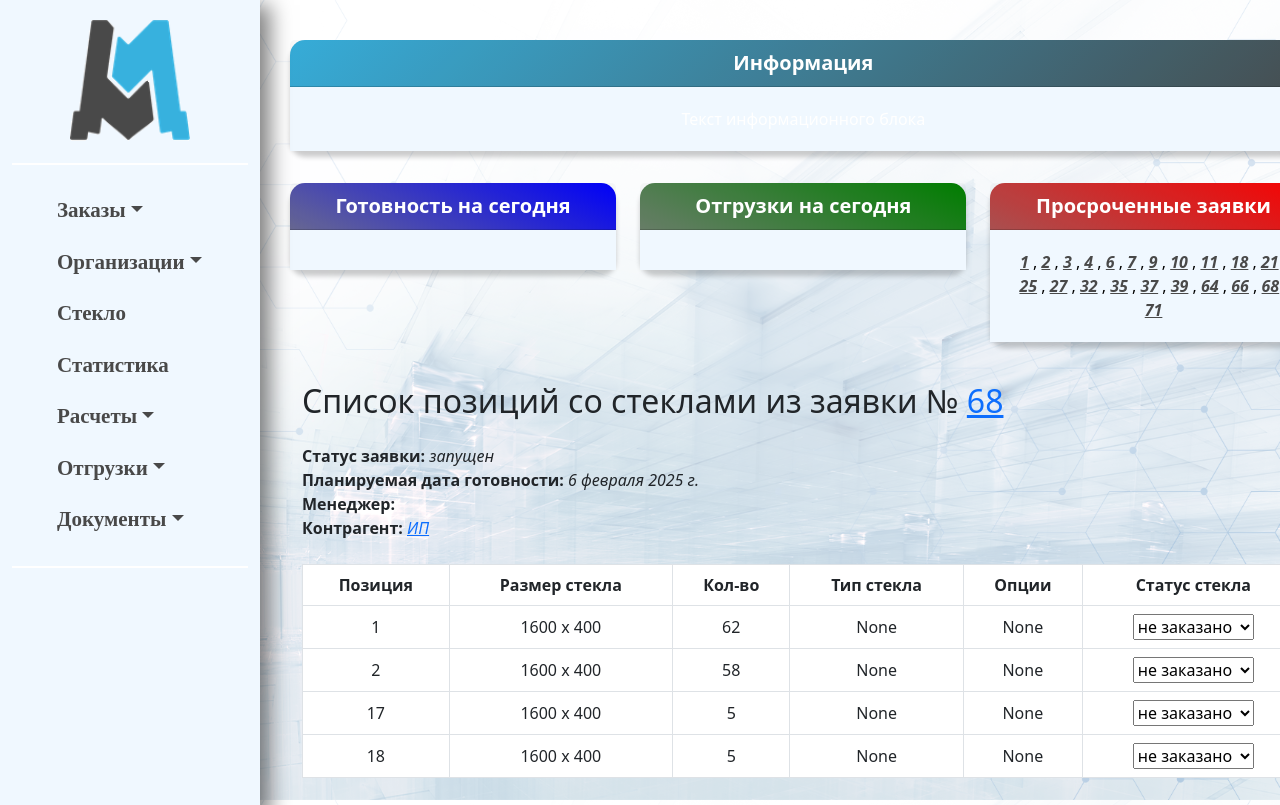
Screenshot of /erp_main/glass_info/68/ with the database file from the repository.
### erp_main/models.py (models this page shows, shortened)
class Order(models.Model):
    created_at = models.DateTimeField(auto_now_add=True)
    order_file = models.FileField(upload_to='uploads/')
    invoice = models.ForeignKey(Invoice, related_name='invoice', blank=True, null=True, on_delete=models.CASCADE)
    due_date = models.DateField(null=True, blank=True)
    comment = models.TextField(blank=True, null=True)
    def get_items_filtered(self):
        return self.items.exclude(p_status__in=['changed',])
    @property
    def status(self): # раскидываем позиции по статусам
        in_query = self.get_items_filtered().filter(p_status='in_query').aggregate(total=Sum('p_quantity'))['total'] or 0
        product = self.get_items_filtered().filter(p_status='product').aggregate(total=Sum('p_quantity'))['total'] or 0
        ready = self.get_items_filtered().filter(p_status='ready').aggregate(total=Sum('p_quantity'))['total'] or 0
        shipped = self.get_items_filtered().filter(p_status='shipped').aggregate(total=Sum('p_quantity'))['total'] or 0
        stopped = self.get_items_filtered().filter(p_status='stopped').aggregate(total=Sum('p_quantity'))['total'] or 0
        canceled = self.get_items_filtered().filter(p_status='canceled').aggregate(total=Sum('p_quantity'))['total'] or 0
        if in_query > 0 and product == 0 and ready == 0 and shipped == 0:
            return f'в очереди'
        elif in_query == 0 and product > 0 and ready == 0 and shipped == 0:
            return f'запущен'
        elif in_query == 0 and product == 0 and ready > 0 and shipped == 0:
            return f'готов'
        elif in_query == 0 and product == 0 and ready == 0 and shipped > 0:
            return f'отгружен'
        elif stopped > 0 and product == 0 and ready == 0 and shipped == 0:
            return f'остановлен'
        elif canceled > 0 and product == 0 and ready == 0 and shipped == 0:
            return f'отменен'
        else:
            return f'частично не готов' # дополнительная логика обработки заявок со смешанным статусом позиций

class Invoice(models.Model):
    number = models.CharField(max_length=5, blank=True, null=True)
    organization = models.ForeignKey(Organization, related_name='organization', on_delete=models.CASCADE)
    date = models.DateField()
    amount = models.IntegerField(default=0)
    payed_amount = models.IntegerField(default=0)
    shipping_amount = models.IntegerField(default=0)
    montage_amount = models.IntegerField(default=0)
    legal_entity = models.ForeignKey(LegalEntity, related_name='legal_entity', on_delete=models.CASCADE)
    invoice_file = models.FileField(upload_to='invoices/', blank=True, null=True)
    year = models.PositiveIntegerField(editable=False)
    is_paid = models.BooleanField(default=False, blank=True, null=True)
    change_date = models.DateField(blank=True, null=True)
    closing_document = models.FileField(upload_to='closing_documents/', blank=True, null=True)
    class Meta:
        constraints = [
            models.UniqueConstraint(fields=['number', 'legal_entity', 'year'], name='unique_field_combination')
        ]

class Organization(models.Model):
    FOOTING_CHOICES = (
        ('ustav', 'устава'),
        ('attorney', 'доверенности')
    )
    KIND_CHOICES = (
        ('ooo', 'ООО'),
        ('ao', 'АО'),
        ('zao', 'ЗАО'),
        ('ip', 'ИП'),
    )
    kind = models.CharField(max_length=100, blank=True, null=True, choices=KIND_CHOICES)
    phone_number = models.CharField(max_length=15, blank=True, null=True)
    name_fl = models.CharField(max_length=15, blank=True, null=True)
    user = models.ForeignKey(User, related_name='organizations', on_delete=models.CASCADE)
    ceo_footing = models.CharField(max_length=30, choices=FOOTING_CHOICES)
    name = models.CharField(max_length=100, blank=True, null=True)
    inn = models.CharField(max_length=15, blank=True, null=True)
    ogrn = models.CharField(max_length=15, blank=True, null=True)
    kpp = models.CharField(max_length=15, blank=True, null=True)
    r_s = models.CharField(max_length=25, blank=True, null=True)
    bank = models.CharField(max_length=300, blank=True, null=True)
    bik = models.CharField(max_length=10, blank=True, null=True)
    k_s = models.CharField(max_length=25, blank=True, null=True)
    address = models.CharField(max_length=150, blank=True, null=True)
    email = models.EmailField(blank=True, null=True)
    ceo_title = models.CharField(max_length=30, blank=True, null=True)
    ceo_name = models.CharField(max_length=150, blank=True, null=True)
    def __str__(self):
        if self.name_fl:
            return f'{self.name_fl} ({self.phone_number})'
        return self.name
    class Meta:
        verbose_name_plural = 'Организации'

class OrderItem(models.Model):
    KIND_CHOICE = (
        ('door', 'Дверь'),
        ('gate', 'Ворота'),
        ('hatch', 'Люк'),
        ('transom', 'Фрамуга'),
        ('dobor', 'Добор'),
        ('others', 'Прочее')
    )
    TYPE_CHOICE = (
        ('tech', 'тех.'),
        ('ei-60', 'EI-60'),
        ('eis-60', 'EIS-60'),
        ('eiws-60', 'EIWS-60'),
        ('flat', 'квартир.'),
        ('one_layer', 'однолист.'),
        ('revision', 'ревиз.')
    )
    CONSTRUCTION_CHOICE = (
        ('SK', 'старый конструктив'),
        ('NK', 'новый конструктив')
    )
    STATUS_CHOICE = (
        ('in_query', 'в очереди'),
        ('product', 'запущен'),
        ('ready', 'готов'),
        ('shipped', 'отгружен'),
        ('canceled', 'отменен'),
        ('stopped', 'остановлен'),
        ('changed', 'изменен'),
    )
    p_kind = models.CharField(max_length=100, null=True, choices=KIND_CHOICE, verbose_name='вид изделия')
    p_type = models.CharField(max_length=100, choices=TYPE_CHOICE, verbose_name='тип изделия')
    p_construction = models.CharField(max_length=100, choices=CONSTRUCTION_CHOICE, blank=True, null=True, verbose_name='конструктив изделия')
    p_width = models.IntegerField(default=0, verbose_name='ширина изделия')
    p_height = models.IntegerField(default=0, verbose_name='высота изделия')
    p_open = models.CharField(max_length=2, blank=True, null=True, verbose_name='открывание') # открывание
    p_active_trim = models.CharField(max_length=5, blank=True, null=True, verbose_name='ширина активной створки') # активная створка
    p_furniture = models.CharField(max_length=100, blank=True, null=True, verbose_name='фурнитура') # словарь: код - количество по замку, ручке и ц/м
    p_ral = models.CharField(max_length=100, blank=True, null=True, verbose_name='RAL') # расписать по элементам (возможные вариации, опции цвета)
    p_platband = models.CharField(max_length=100, blank=True, null=True, verbose_name='наличник') # наличники: размер с каждой стороны
    p_door_closer = models.CharField(max_length=100, blank=True, null=True, verbose_name='доводчик') # доводчик
    p_step = models.CharField(max_length=100, blank=True, null=True, verbose_name='порог') # порог
    p_metal = models.CharField(max_length=100, blank=True, null=True, verbose_name='толщина металла') # возможные компановки толщины металла изделия
    p_vent_grate = models.CharField(max_length=100, blank=True, null=True, verbose_name='вент.решетка') # вент. решетки (тип, размер, толщина, кол-во)
    p_plate = models.CharField(max_length=100, blank=True, null=True, verbose_name='отбойная пластина') # отбойная пластина (высота, отступ от низа, сторонность)
    p_glass = models.CharField(max_length=100, blank=True, null=True, verbose_name='остекление')
    order = models.ForeignKey(Order, related_name='items', on_delete=models.CASCADE, verbose_name='заказ')
    p_status = models.CharField(max_length=15, default='in_query', choices=STATUS_CHOICE, verbose_name='статус')
    position_num = models.CharField(max_length=5, verbose_name='номер позиции')
    nameplate_range = models.CharField(max_length=100, blank=True, null=True, verbose_name='номера шильдов')  # номерной диапзон шильдов для позиции
    p_quantity = models.IntegerField(default=1, verbose_name='количество изделий')
    p_comment = models.TextField(max_length=255, blank=True, null=True, default='', verbose_name='комментарий')
    firm_plate = models.BooleanField(default=True, verbose_name='фирменный шильд')  # фирменный шильд
    mounting_plates = models.CharField(max_length=100, default=False, blank=True, null=True, verbose_name='монтажные уши')  # монтажные уши: размер, кол-во
    workshop = models.IntegerField(default=0, verbose_name='цех') # цех

class GlassInfo(models.Model):
    KIND_CHOICE = (
        ('pp', 'п/п'),
        ('spo', 'СПО'),
        ('zkl', 'закаленное'),
        ('sp_2', '2-кам. стеклопакет'),
        ('triplex', 'триплекс')
    )
    OPTIONS_CHOICE = (
        ('a1_1', 'пленка A1 с одной стороны'),
        ('a1_2', 'пленка A1 с двух сторон'),
        ('a2_1', 'пленка A2 с одной стороны'),
        ('a2_2', 'пленка A2 с двух сторон'),
        ('a3_1', 'пленка A3 с одной стороны'),
        ('a3_2', 'пленка A3 с двух сторон'),
    )
    GLASS_STATUS_CHOICE = (
        ('not_ordered', 'не заказано'),
        ('ordered', 'заказано'),
        ('ready', 'изготовлено'),
        ('received', 'получено'),
    )
    kind = models.CharField(max_length=20, blank=True, null=True,choices=KIND_CHOICE)
    option = models.CharField(max_length=20, blank=True, null=True, choices=OPTIONS_CHOICE)
    order_items = models.ForeignKey(OrderItem, related_name='glasses', on_delete=models.CASCADE)
    height = models.IntegerField(blank=True, null=True)
    width = models.IntegerField(blank=True, null=True)
    depth = models.IntegerField(blank=True, null=True)
    quantity = models.IntegerField(blank=True, null=True)
    status = models.CharField(max_length=100, blank=True, null=True, choices=GLASS_STATUS_CHOICE)
    comment = models.TextField(max_length=255, blank=True, null=True, default='')

### erp_main/views.py (the view)
# urls.py: path('glass_info/<int:pk>/', glass_info, name='glass_info'),
def glass_info(request, pk=''):
    if pk == '':
        orders = Order.objects.all()
    else:
        orders = [get_object_or_404(Order, pk=pk)]
    return render(request, 'glass_info.html', {'orders': orders,
                                               'glass_options': GlassInfo.OPTIONS_CHOICE,
                                               'glass_status': GlassInfo.GLASS_STATUS_CHOICE})

### erp_main/context_processors.py (called while the page is built)
def base_context(request):
    orders = Order.objects.all()
    date = datetime.date.today()
    today, overdue = {}, {}
    for order in orders:
        if order.due_date == date:
            order_url = reverse('order_detail', args=[order.pk])
            today[order.pk] = order_url
        if order.due_date is not None and order.due_date < date and order.status in ['в очереди', 'запущен']:
            order_url = reverse('order_detail', args=[order.pk])
            overdue[order.pk] = order_url
    return {'today': today, 'overdue': overdue}

### erp_main/templatetags/my_filters.py (called while the page is built)
@register.filter
def multiply(value, arg):
    return value * arg

### erp_main/templates/glass_info.html (shortened to what this page needs)
{% extends 'base.html' %}
{% load my_filters %}
{% block content %}
<div class="container">
    {% with order=orders.0 %}
    <h2 class="my-4">Список позиций со стеклами из заявки № <a href="{% url 'order_detail' order.id %}">{{ order.id }}</a></h2>
        <b>Статус заявки: </b><i>{{ order.status }} </i><br>
        <b>Планируемая дата готовности:  </b><i>{{ order.due_date }} </i><br>
        <b>Менеджер:  </b><br>
        <b>Контрагент:  </b><i><a href="{% url 'organization_detail' order.invoice.organization.id %}">{{ order.invoice.organization }}</a></i><br><br>
    {% endwith %}
    <table class="table table-bordered table-hover text-center">
        <thead>
            <tr>
                <th>Позиция</th>
                <th>Размер стекла</th>
                <th>Кол-во</th>
                <th>Тип стекла</th>
                <th>Опции</th>
                <th>Статус стекла</th>
            </tr>
        </thead>
        <tbody>
            {% if orders %}
                {% if orders|length == 1 %}
                    {% with order=orders.0 %}
                        {% for item in order.items.all %}
                            {% for glass in item.glasses.all %}
                            <tr>
                                <td>{{ item.position_num }}</td>
                                <td>{{ glass.height }} x {{ glass.width }}</td>
                                <td>
                                        {{ item.p_quantity|multiply:glass.quantity }}
                                </td>
                                <td>{{ glass.kind }}</td>
                                <td>{{ glass.option }}</td>
                                <td>
                                    <form method="POST" action="{% url 'update_glass_status' glass.id %}">
                                        <select name="status" onchange="this.form.submit()">
                                            {% for status_code, status_label in glass.GLASS_STATUS_CHOICE %}
                                                <option value="{{ status_code }}" {% if glass.status == status_code %}selected{% endif %}>
                                                    {{ status_label }}
                                                </option>
                                            {% endfor %}
                                        </select>
                                    </form>
                                </td>
                            </tr>
                            {% endfor %}
                        {% endfor %}
                    {% endwith %}
                {% endif %}
            {% else %}
                <tr>
                    <td colspan="9">Нет заказов для отображения.</td>
                </tr>
            {% endif %}
        </tbody>
    </table>
</div>
{% endblock %}

### erp_main/templates/glass_info.html (style rules this page uses)
table { border-collapse: collapse; width: 100%; margin: 0 auto; }
th, td { padding: 4px; text-align: center; vertical-align: middle; border: 1px solid #dee2e6; }
th { background-color: #f8f9fa; }

### rows the page displays
Order: id "68", status "запущен", due_date "6 февраля 2025 г.", invoice.organization "ИП"
OrderItem: position_num "1", p_quantity|multiply "62"
GlassInfo: height "1600", width "400", kind "None", option "None", status "не заказано"
OrderItem: position_num "2", p_quantity|multiply "58"
GlassInfo: height "1600", width "400", kind "None", option "None", status "не заказано"
OrderItem: position_num "17", p_quantity|multiply "5"
GlassInfo: height "1600", width "400", kind "None", option "None", status "не заказано"
OrderItem: position_num "18", p_quantity|multiply "5"
GlassInfo: height "1600", width "400", kind "None", option "None", status "не заказано"

### other values shown
{{ num }} "1" "2" "3" "4" "6" "7" "9" "10" "11" "18" "21" "25" "27" "32" "35" "37" "39" "64" "66" "68" "71"
